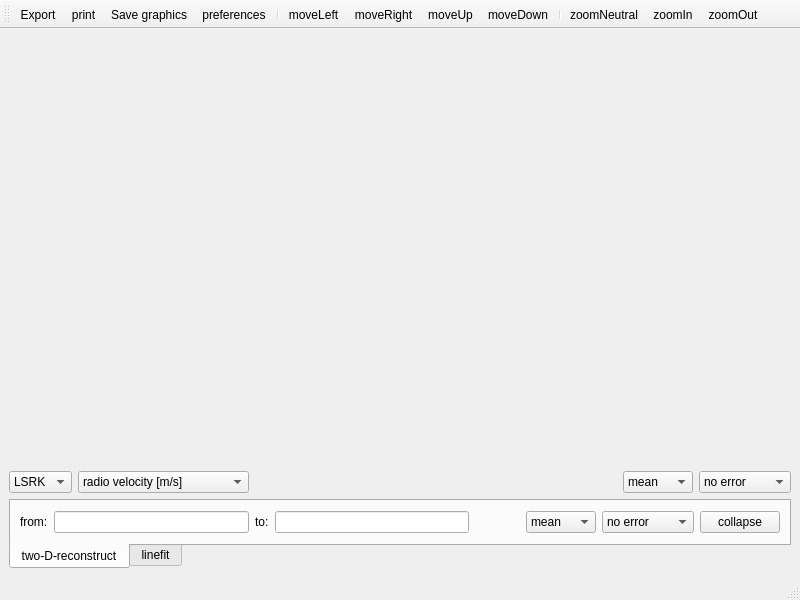
<?xml version="1.0" encoding="UTF-8"?>
<ui version="4.0">
 <class>QtProfileGUI</class>
 <widget class="QMainWindow" name="QtProfileGUI">
  <property name="geometry">
   <rect>
    <x>0</x>
    <y>0</y>
    <width>800</width>
    <height>600</height>
   </rect>
  </property>
  <property name="windowTitle">
   <string>Spectral Profiler</string>
  </property>
  <widget class="QWidget" name="centralwidget">
   <layout class="QVBoxLayout" name="verticalLayout">
    <item>
     <widget class="QtCanvas" name="pixelCanvas" native="true">
      <property name="sizePolicy">
       <sizepolicy hsizetype="Expanding" vsizetype="Expanding">
        <horstretch>0</horstretch>
        <verstretch>0</verstretch>
       </sizepolicy>
      </property>
      <property name="minimumSize">
       <size>
        <width>240</width>
        <height>240</height>
       </size>
      </property>
      <property name="cursor">
       <cursorShape>ArrowCursor</cursorShape>
      </property>
      <property name="focusPolicy">
       <enum>Qt::StrongFocus</enum>
      </property>
     </widget>
    </item>
    <item>
     <layout class="QHBoxLayout" name="horizontalLayout_5">
      <item>
       <widget class="QComboBox" name="spcRef">
        <property name="toolTip">
         <string>Select the spectral reference system.</string>
        </property>
        <item>
         <property name="text">
          <string>LSRK</string>
         </property>
        </item>
        <item>
         <property name="text">
          <string>LSRD</string>
         </property>
        </item>
        <item>
         <property name="text">
          <string>BARY</string>
         </property>
        </item>
        <item>
         <property name="text">
          <string>TOPO</string>
         </property>
        </item>
       </widget>
      </item>
      <item>
       <widget class="QComboBox" name="ctype">
        <property name="toolTip">
         <string>Select the plot unit.</string>
        </property>
        <item>
         <property name="text">
          <string>radio velocity [m/s]</string>
         </property>
        </item>
        <item>
         <property name="text">
          <string>radio velocity [km/s]</string>
         </property>
        </item>
        <item>
         <property name="text">
          <string>optical velocity [m/s]</string>
         </property>
        </item>
        <item>
         <property name="text">
          <string>optical velocity [km/s]</string>
         </property>
        </item>
        <item>
         <property name="text">
          <string>frequency [Hz]</string>
         </property>
        </item>
        <item>
         <property name="text">
          <string>frequency [MHz]</string>
         </property>
        </item>
        <item>
         <property name="text">
          <string>frequency [GHz]</string>
         </property>
        </item>
        <item>
         <property name="text">
          <string>wavelength [mm]</string>
         </property>
        </item>
        <item>
         <property name="text">
          <string>wavelength [um]</string>
         </property>
        </item>
        <item>
         <property name="text">
          <string>wavelength [nm]</string>
         </property>
        </item>
        <item>
         <property name="text">
          <string>wavelength [Angstrom]</string>
         </property>
        </item>
        <item>
         <property name="text">
          <string>air wavelength [mm]</string>
         </property>
        </item>
        <item>
         <property name="text">
          <string>air wavelength [um]</string>
         </property>
        </item>
        <item>
         <property name="text">
          <string>air wavelength [nm]</string>
         </property>
        </item>
        <item>
         <property name="text">
          <string>air wavelength [Angstrom]</string>
         </property>
        </item>
        <item>
         <property name="text">
          <string>channel</string>
         </property>
        </item>
       </widget>
      </item>
      <item>
       <spacer name="horizontalSpacer">
        <property name="orientation">
         <enum>Qt::Horizontal</enum>
        </property>
        <property name="sizeHint" stdset="0">
         <size>
          <width>17</width>
          <height>20</height>
         </size>
        </property>
       </spacer>
      </item>
      <item>
       <widget class="QComboBox" name="plotMode">
        <property name="toolTip">
         <string>Choose the combine type.</string>
        </property>
        <item>
         <property name="text">
          <string>mean</string>
         </property>
        </item>
        <item>
         <property name="text">
          <string>median</string>
         </property>
        </item>
        <item>
         <property name="text">
          <string>sum</string>
         </property>
        </item>
       </widget>
      </item>
      <item>
       <widget class="QComboBox" name="errorMode">
        <property name="toolTip">
         <string>Choose the error type.</string>
        </property>
        <item>
         <property name="text">
          <string>no error</string>
         </property>
        </item>
        <item>
         <property name="text">
          <string>rmse</string>
         </property>
        </item>
        <item>
         <property name="text">
          <string>propagated</string>
         </property>
        </item>
       </widget>
      </item>
     </layout>
    </item>
    <item>
     <widget class="QTabWidget" name="functionTabs">
      <property name="sizePolicy">
       <sizepolicy hsizetype="Expanding" vsizetype="Preferred">
        <horstretch>0</horstretch>
        <verstretch>0</verstretch>
       </sizepolicy>
      </property>
      <property name="minimumSize">
       <size>
        <width>0</width>
        <height>63</height>
       </size>
      </property>
      <property name="tabPosition">
       <enum>QTabWidget::South</enum>
      </property>
      <property name="currentIndex">
       <number>0</number>
      </property>
      <widget class="QWidget" name="twoDReconstr">
       <property name="sizePolicy">
        <sizepolicy hsizetype="Expanding" vsizetype="Preferred">
         <horstretch>0</horstretch>
         <verstretch>0</verstretch>
        </sizepolicy>
       </property>
       <attribute name="title">
        <string>two-D-reconstruct</string>
       </attribute>
       <layout class="QVBoxLayout" name="verticalLayout_2">
        <item>
         <layout class="QHBoxLayout" name="horizontalLayout_4">
          <item>
           <widget class="QLabel" name="fromLabel">
            <property name="text">
             <string>&lt;font color='black'&gt;from:&lt;/font&gt;</string>
            </property>
           </widget>
          </item>
          <item>
           <widget class="QLineEdit" name="startValue">
            <property name="minimumSize">
             <size>
              <width>0</width>
              <height>0</height>
             </size>
            </property>
           </widget>
          </item>
          <item>
           <widget class="QLabel" name="toLabel">
            <property name="text">
             <string>&lt;font color='black'&gt;to:&lt;/font&gt;</string>
            </property>
           </widget>
          </item>
          <item>
           <widget class="QLineEdit" name="endValue">
            <property name="minimumSize">
             <size>
              <width>0</width>
              <height>0</height>
             </size>
            </property>
           </widget>
          </item>
          <item>
           <widget class="QLabel" name="collapseUnits">
            <property name="minimumSize">
             <size>
              <width>45</width>
              <height>0</height>
             </size>
            </property>
            <property name="text">
             <string/>
            </property>
           </widget>
          </item>
          <item>
           <widget class="QComboBox" name="collapseType">
            <item>
             <property name="text">
              <string>mean</string>
             </property>
            </item>
            <item>
             <property name="text">
              <string>median</string>
             </property>
            </item>
            <item>
             <property name="text">
              <string>sum</string>
             </property>
            </item>
           </widget>
          </item>
          <item>
           <widget class="QComboBox" name="collapseError">
            <item>
             <property name="text">
              <string>no error</string>
             </property>
            </item>
            <item>
             <property name="text">
              <string>rmse</string>
             </property>
            </item>
            <item>
             <property name="text">
              <string>propagated</string>
             </property>
            </item>
           </widget>
          </item>
          <item>
           <widget class="QPushButton" name="collapse">
            <property name="toolTip">
             <string>Collapse along the spectral axis.</string>
            </property>
            <property name="text">
             <string>collapse</string>
            </property>
           </widget>
          </item>
         </layout>
        </item>
       </layout>
      </widget>
      <widget class="QWidget" name="lineFit">
       <attribute name="title">
        <string>linefit</string>
       </attribute>
       <layout class="QVBoxLayout" name="verticalLayout_3">
        <item>
         <layout class="QHBoxLayout" name="horizontalLayout">
          <item>
           <widget class="QLabel" name="fromLabelFit">
            <property name="text">
             <string>&lt;font color='black'&gt;from:&lt;/font&gt;</string>
            </property>
           </widget>
          </item>
          <item>
           <widget class="QLineEdit" name="startValueFit">
            <property name="minimumSize">
             <size>
              <width>0</width>
              <height>0</height>
             </size>
            </property>
           </widget>
          </item>
          <item>
           <widget class="QLabel" name="toLabelFit">
            <property name="text">
             <string>&lt;font color='black'&gt;to:&lt;/font&gt;</string>
            </property>
           </widget>
          </item>
          <item>
           <widget class="QLineEdit" name="endValueFit">
            <property name="minimumSize">
             <size>
              <width>0</width>
              <height>0</height>
             </size>
            </property>
           </widget>
          </item>
          <item>
           <widget class="QLabel" name="fitUnits">
            <property name="minimumSize">
             <size>
              <width>45</width>
              <height>0</height>
             </size>
            </property>
            <property name="text">
             <string/>
            </property>
           </widget>
          </item>
          <item>
           <widget class="QComboBox" name="fitGauss">
            <item>
             <property name="text">
              <string>gauss</string>
             </property>
            </item>
            <item>
             <property name="text">
              <string>no gauss</string>
             </property>
            </item>
           </widget>
          </item>
          <item>
           <widget class="QComboBox" name="fitPolyN">
            <item>
             <property name="text">
              <string>poly 1</string>
             </property>
            </item>
            <item>
             <property name="text">
              <string>poly 0</string>
             </property>
            </item>
           </widget>
          </item>
          <item>
           <widget class="QPushButton" name="clean">
            <property name="text">
             <string>clean</string>
            </property>
           </widget>
          </item>
          <item>
           <widget class="QPushButton" name="fit">
            <property name="toolTip">
             <string>Collapse along the spectral axis.</string>
            </property>
            <property name="text">
             <string>fit</string>
            </property>
           </widget>
          </item>
         </layout>
        </item>
       </layout>
      </widget>
     </widget>
    </item>
   </layout>
  </widget>
  <widget class="QToolBar" name="profileTools">
   <property name="windowTitle">
    <string>toolBar</string>
   </property>
   <property name="floatable">
    <bool>true</bool>
   </property>
   <attribute name="toolBarArea">
    <enum>TopToolBarArea</enum>
   </attribute>
   <attribute name="toolBarBreak">
    <bool>false</bool>
   </attribute>
   <addaction name="actionExport"/>
   <addaction name="actionPrint"/>
   <addaction name="actionSaveGraphic"/>
   <addaction name="actionPreferences"/>
   <addaction name="separator"/>
   <addaction name="actionMoveLeft"/>
   <addaction name="actionMoveRight"/>
   <addaction name="actionMoveUp"/>
   <addaction name="actionMoveDown"/>
   <addaction name="separator"/>
   <addaction name="actionZoomNeutral"/>
   <addaction name="actionZoomIn"/>
   <addaction name="actionZoomOut"/>
  </widget>
  <widget class="QStatusBar" name="profileStatus"/>
  <action name="actionExport">
   <property name="icon">
    <iconset resource="../../../../../../../../../home/mkuemmel/alma/active_dev/code/display/implement/QtPlotter/QtPlotter.qrc">
     <normaloff>:/images/save.png</normaloff>:/images/save.png</iconset>
   </property>
   <property name="text">
    <string>Export</string>
   </property>
   <property name="toolTip">
    <string>Export profile to file</string>
   </property>
  </action>
  <action name="actionPrint">
   <property name="icon">
    <iconset resource="../../../../../../../../../home/mkuemmel/alma/active_dev/code/display/implement/QtPlotter/QtPlotter.qrc">
     <normaloff>:/images/print.png</normaloff>:/images/print.png</iconset>
   </property>
   <property name="text">
    <string>print</string>
   </property>
   <property name="toolTip">
    <string>Print...</string>
   </property>
  </action>
  <action name="actionPreferences">
   <property name="icon">
    <iconset resource="../../../../../../../../../home/mkuemmel/alma/active_dev/code/display/implement/QtPlotter/QtPlotter.qrc">
     <normaloff>:/images/settings.png</normaloff>:/images/settings.png</iconset>
   </property>
   <property name="text">
    <string>preferences</string>
   </property>
   <property name="toolTip">
    <string>Open preferences</string>
   </property>
  </action>
  <action name="actionMoveLeft">
   <property name="icon">
    <iconset resource="../../../../../../../../../home/mkuemmel/alma/active_dev/code/display/implement/QtPlotter/QtPlotter.qrc">
     <normaloff>:/images/leftarrow.png</normaloff>:/images/leftarrow.png</iconset>
   </property>
   <property name="text">
    <string>moveLeft</string>
   </property>
   <property name="toolTip">
    <string>Scroll left  (left arrow)</string>
   </property>
  </action>
  <action name="actionMoveRight">
   <property name="icon">
    <iconset resource="../../../../../../../../../home/mkuemmel/alma/active_dev/code/display/implement/QtPlotter/QtPlotter.qrc">
     <normaloff>:/images/rightarrow.png</normaloff>:/images/rightarrow.png</iconset>
   </property>
   <property name="text">
    <string>moveRight</string>
   </property>
   <property name="toolTip">
    <string>Scroll right  (right arrow)</string>
   </property>
  </action>
  <action name="actionMoveUp">
   <property name="icon">
    <iconset resource="../../../../../../../../../home/mkuemmel/alma/active_dev/code/display/implement/QtPlotter/QtPlotter.qrc">
     <normaloff>:/images/uparrow.png</normaloff>:/images/uparrow.png</iconset>
   </property>
   <property name="text">
    <string>moveUp</string>
   </property>
   <property name="toolTip">
    <string>Scroll up  (up arrow)</string>
   </property>
  </action>
  <action name="actionMoveDown">
   <property name="icon">
    <iconset resource="../../../../../../../../../home/mkuemmel/alma/active_dev/code/display/implement/QtPlotter/QtPlotter.qrc">
     <normaloff>:/images/downarrow.png</normaloff>:/images/downarrow.png</iconset>
   </property>
   <property name="text">
    <string>moveDown</string>
   </property>
   <property name="toolTip">
    <string>Scroll down  (down arrow)</string>
   </property>
  </action>
  <action name="actionZoomIn">
   <property name="icon">
    <iconset resource="../../../../../../../../../home/mkuemmel/alma/active_dev/code/display/implement/QtPlotter/QtPlotter.qrc">
     <normaloff>:/images/zoomi.png</normaloff>:/images/zoomi.png</iconset>
   </property>
   <property name="text">
    <string>zoomIn</string>
   </property>
   <property name="toolTip">
    <string>Zoom in.  (ctrl +)</string>
   </property>
  </action>
  <action name="actionZoomOut">
   <property name="icon">
    <iconset resource="../../../../../../../../../home/mkuemmel/alma/active_dev/code/display/implement/QtPlotter/QtPlotter.qrc">
     <normaloff>:/images/zoomo.png</normaloff>:/images/zoomo.png</iconset>
   </property>
   <property name="text">
    <string>zoomOut</string>
   </property>
   <property name="toolTip">
    <string>Zoom out.  (ctrl -)</string>
   </property>
  </action>
  <action name="actionSaveGraphic">
   <property name="icon">
    <iconset resource="../../../../../../../../../home/mkuemmel/alma/active_dev/code/display/implement/QtPlotter/QtPlotter.qrc">
     <normaloff>:/images/saveGraphic.png</normaloff>:/images/saveGraphic.png</iconset>
   </property>
   <property name="text">
    <string>Save graphics</string>
   </property>
   <property name="toolTip">
    <string>Save as a (standard graphics) image.</string>
   </property>
  </action>
  <action name="actionZoomNeutral">
   <property name="icon">
    <iconset resource="../../../../../../../../../home/mkuemmel/alma/active_dev/code/display/implement/QtPlotter/QtPlotter.qrc">
     <normaloff>:/images/zoomn.png</normaloff>:/images/zoomn.png</iconset>
   </property>
   <property name="text">
    <string>zoomNeutral</string>
   </property>
   <property name="toolTip">
    <string>Zoom neutral (ctr space)</string>
   </property>
  </action>
 </widget>
 <customwidgets>
  <customwidget>
   <class>QtCanvas</class>
   <extends>QWidget</extends>
   <header>display/QtPlotter/QtCanvas.qo.h</header>
   <container>1</container>
  </customwidget>
 </customwidgets>
 <resources>
  <include location="../../../../../../../../../home/mkuemmel/alma/active_dev/code/display/implement/QtPlotter/QtPlotter.qrc"/>
 </resources>
 <connections/>
</ui>
